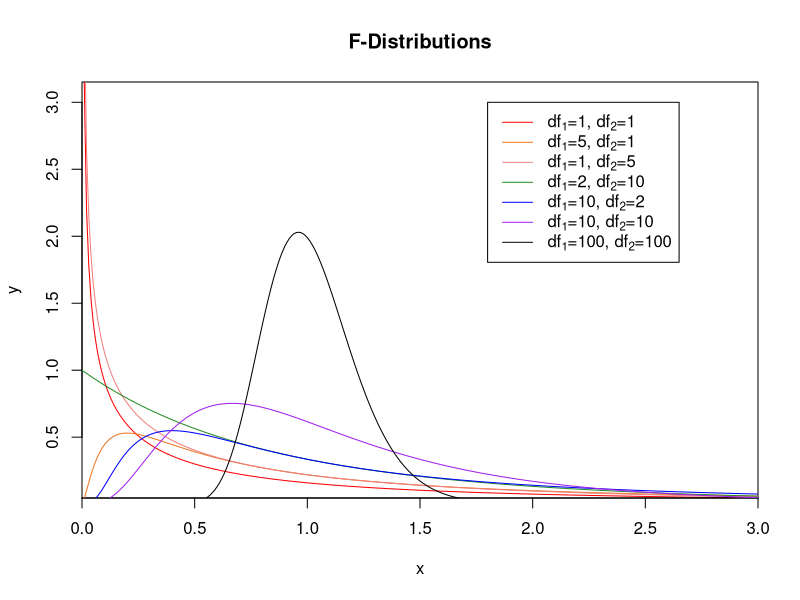

This figure's R source:
#**ALT=Graphs of F-distributions with various numerator and denominator degrees of freedoms.**#
#**HIDE_INPUT**#
color <- c("red", "chocolate2", "lightcoral","forestgreen", "blue", "purple", "black")

df1list <- c(2, 5, 50)
df2list <- c(2, 5, 50)

x <- seq(0, 3, 0.01)
df <- c(1,1, 5,1, 1,5, 2,10, 10,2, 10,10, 100,100)

dfidx <- 1
y <- df(x, df[dfidx], df[dfidx + 1])
colidx <- 1
plot(x, y, type="l", col = color[colidx], main = "F-Distributions", xaxs = "i", yaxs = "i")
legtxt <- as.expression(bquote("df"[1]*"="*.(df[dfidx])*", df"[2]*"="*.(df[dfidx+1])))

while (colidx < length(color)) {
    dfidx <- dfidx + 2
    y <- df(x, df[dfidx], df[dfidx + 1])
    colidx <- colidx + 1
    lines(x, y, col = color[colidx])
    legtxt <- c(legtxt, as.expression(bquote("df"[1]*"="*.(df[dfidx])*", df"[2]*"="*.(df[dfidx+1]))))
}

legend(1.8, 3, legend=legtxt, col=color, lty=1)


xA = c(148.8, 141.4, 144.9, 140.2, 140.7, 139.6, 148.5, 136.9, 147.5, 148.5, 131.8, 127.9, 132.2, 138.6, 148.5, 141.1, 130.9, 139.2, 137.5, 151.9, 135, 142.6)
nA = length(xA)

xbarA = sum(xA)/nA

sA = sqrt( sum( (xA - xbarA)^2 )/(nA - 1) )
sA

xB = c(168.8, 186.4, 172.1, 180.1, 163.7, 185.2, 173.2, 174, 165.9, 169.2, 175.7, 181.3, 172.7, 172.1, 168.3, 171.8, 195, 186.4, 179, 168.3, 171.3, 182.9, 164.4, 169, 186.8, 178.3, 191.1)
nB = length(xB)

xbarB = sum(xB)/nB

sB = sqrt( sum( (xB - xbarB)^2 )/(nB - 1) )
sB

Fscore = sA^2/sB^2
Fscore

pf(q = Fscore, df1 = 21, df2 = 26, lower.tail = TRUE)

#**VID=5Us1OtgWjEA**#
